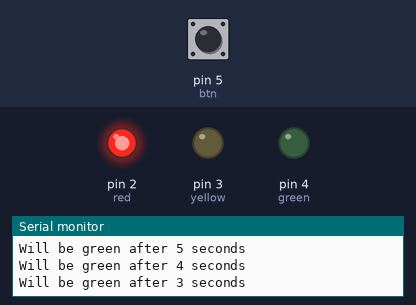
A sketch run on a simulated Arduino Uno, built with avr-gcc and run on an emulated ATmega328P. Shown: output pins drawn as LEDs (lit = HIGH), the last lines printed to the serial monitor. Dashed ring = blinking. The test bench sets the inputs (shaded band); at power-on: pin 5 (btn) LOW.

Above: at 2.8 s.
2.9 s: pin 5 (btn) pulled HIGH for 0.95 s
At 4.1 s:
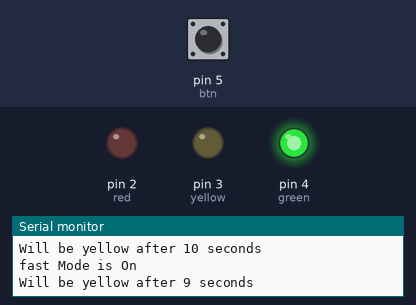
7.4 s: pin 5 (btn) pulled HIGH for 0.95 s
At 8.9 s:
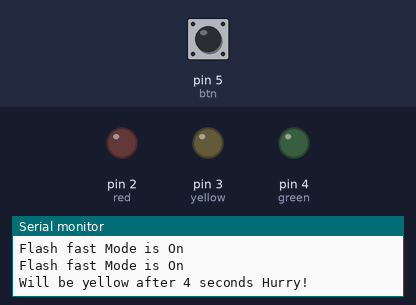
11.9 s: pin 5 (btn) pulled HIGH for 3.2 s
At 13.16 s:
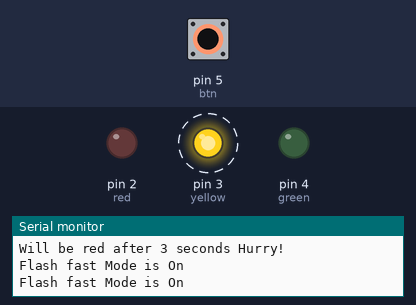
Timing chart, 0 to 19.6 s (numbered marks = the images above; inputs shaded):
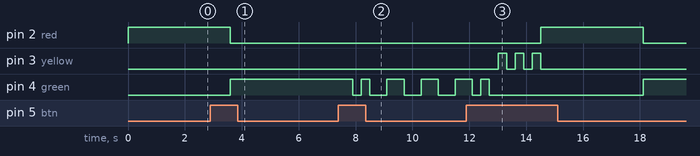

Measured:
- after the input at 2.9 s, pin 2 (red): HIGH → LOW after 0.70 s instead of 2.1 s; pin 4 (green): LOW → HIGH after 0.70 s instead of 2.1 s
- after the input at 11.9 s, pin 3 (yellow): alternates HIGH for 0.30 s and LOW for 0.30 s, 6 changes in all, then stays LOW, starting after 1.1 s

The sketch:

Traffic-Light-System.ino
```cpp
// pins numbers
const int red = 2;
const int yellow = 3;
const int green = 4;
const int btn = 5 ;

int fastMode(){
  if(digitalRead(btn) == 1){
    Serial.print("fast Mode is On\n");
    return 300;
  } else {
    return 1000;
  }
}

int flashingLightMode(){
    if(digitalRead(btn) == 1){
    Serial.print("Flash fast Mode is On\n");
    return 300;
  } else {
    return 600;
  }
}

void redLight(int time){
  digitalWrite(red, HIGH);
  Serial.print ("Red light stop\n");
  for (int i = time; i > 0 ; i--){
      Serial.print ("Will be green after ");
      Serial.print (i);
      Serial.print (" seconds");
      Serial.print ("\n");
      delay(fastMode());
  }
  digitalWrite(red, LOW); // red light off
}


void greenLight(int time){
  digitalWrite(green, HIGH);
  Serial.print("Green light go\n");
  for (int i = time; i > 0 ; i--){
      // for the soon cloosing
      if(i <= 5){
          Serial.print ("Will be yellow after ");
          Serial.print (i);
          Serial.print (" seconds Hurry!");
          Serial.print ("\n");
          digitalWrite(green, LOW);
          delay(flashingLightMode());
          digitalWrite(green, HIGH);
          delay(flashingLightMode());
          continue;
      }
      Serial.print ("Will be yellow after ");
      Serial.print (i);
      Serial.print (" seconds");
      Serial.print ("\n");
      delay(fastMode());
  }
  digitalWrite(green, LOW); // green light off
}

void yellowLight(int time){
  digitalWrite(yellow, HIGH);
  Serial.print ("Green light go\n");
  for (int i = time; i > 0 ; i--){
          Serial.print ("Will be red after ");
          Serial.print (i);
          Serial.print (" seconds Hurry!");
          Serial.print ("\n");
          digitalWrite(yellow, LOW);
          delay(flashingLightMode());
          digitalWrite(yellow, HIGH);
          delay(flashingLightMode());
          continue;
      }
  digitalWrite(yellow, LOW);
}

void setup() {
  pinMode(red, OUTPUT);
  pinMode(yellow, OUTPUT);
  pinMode(green, OUTPUT);
  pinMode(btn , INPUT);
    Serial.begin(9600);
    Serial.print ("start the code\n");
}


void loop() {
  Serial.begin(9600);  // for printing
  //prameters for time ON
    redLight(5);
    greenLight(10);
    yellowLight(3);
}
```
